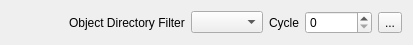
<?xml version="1.0" encoding="UTF-8"?>
<ui version="4.0">
 <class>CycleSetter</class>
 <widget class="QWidget" name="CycleSetter">
  <property name="geometry">
   <rect>
    <x>0</x>
    <y>0</y>
    <width>413</width>
    <height>44</height>
   </rect>
  </property>
  <property name="sizePolicy">
   <sizepolicy hsizetype="Preferred" vsizetype="Preferred">
    <horstretch>1</horstretch>
    <verstretch>0</verstretch>
   </sizepolicy>
  </property>
  <property name="mouseTracking">
   <bool>true</bool>
  </property>
  <property name="windowTitle">
   <string>Form</string>
  </property>
  <layout class="QHBoxLayout" name="horizontalLayout_2">
   <item>
    <spacer name="horizontalSpacer">
     <property name="orientation">
      <enum>Qt::Horizontal</enum>
     </property>
     <property name="sizeHint" stdset="0">
      <size>
       <width>40</width>
       <height>20</height>
      </size>
     </property>
    </spacer>
   </item>
   <item>
    <widget class="QLabel" name="label_2">
     <property name="text">
      <string>Object Directory Filter</string>
     </property>
    </widget>
   </item>
   <item>
    <widget class="QComboBox" name="filters"/>
   </item>
   <item>
    <widget class="QLabel" name="label">
     <property name="text">
      <string>Cycle</string>
     </property>
    </widget>
   </item>
   <item>
    <widget class="QSpinBox" name="counter">
     <property name="sizePolicy">
      <sizepolicy hsizetype="Minimum" vsizetype="Fixed">
       <horstretch>0</horstretch>
       <verstretch>0</verstretch>
      </sizepolicy>
     </property>
     <property name="maximum">
      <number>1000000</number>
     </property>
    </widget>
   </item>
   <item>
    <widget class="QToolButton" name="button">
     <property name="text">
      <string>...</string>
     </property>
     <property name="icon">
      <iconset theme="dialog-ok">
       <normaloff>.</normaloff>.</iconset>
     </property>
    </widget>
   </item>
  </layout>
 </widget>
 <resources/>
 <connections>
  <connection>
   <sender>button</sender>
   <signal>clicked()</signal>
   <receiver>CycleSetter</receiver>
   <slot>changeCycle()</slot>
   <hints>
    <hint type="sourcelabel">
     <x>164</x>
     <y>21</y>
    </hint>
    <hint type="destinationlabel">
     <x>93</x>
     <y>21</y>
    </hint>
   </hints>
  </connection>
  <connection>
   <sender>counter</sender>
   <signal>editingFinished()</signal>
   <receiver>CycleSetter</receiver>
   <slot>changeCycle()</slot>
   <hints>
    <hint type="sourcelabel">
     <x>98</x>
     <y>21</y>
    </hint>
    <hint type="destinationlabel">
     <x>93</x>
     <y>21</y>
    </hint>
   </hints>
  </connection>
 </connections>
 <slots>
  <slot>changeCycle()</slot>
 </slots>
</ui>
